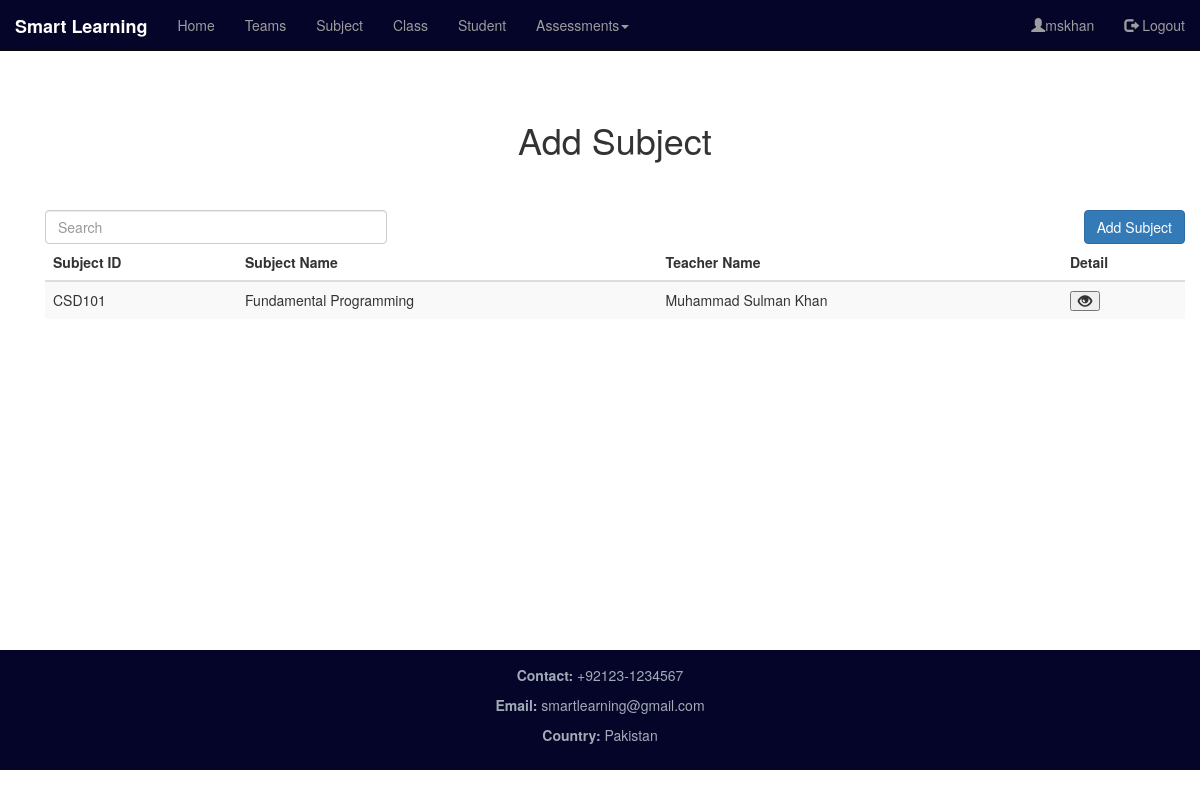
Page /dashboard/enroll_subject/ (signed in) on the committed database.
### dashboard_app/models.py (models this page shows, shortened)
class Subject(models.Model):
    sub_teacher=models.ForeignKey(Teacher, on_delete=models.CASCADE)
    sub_id=models.CharField(max_length=20, primary_key=True)
    sub_name=models.CharField(max_length=100)

### Login_app/models.py (models this page shows)
class Teacher(models.Model):
    t_teacher=models.ForeignKey(User, default=1 ,on_delete=models.CASCADE)
    t_gender=models.CharField(max_length=1, choices=gender_list)
    t_departmant=models.CharField(max_length=3, choices=department_list)
    def __str__(self):
        return self.t_teacher.first_name+" "+self.t_teacher.last_name

### dashboard_app/views.py (the view, shortened to what this page needs)
# urls.py: path('enroll_subject/',views.Enroll_Subject_View,name='enroll_subject_page'),
def Enroll_Subject_View(request):
    if request.user.is_authenticated:
        if request.session.has_key('username'):
            name=request.session['username']
            form= form_subject()
            ca_user=User.objects.get(username=request.user)
            c_user=Teacher.objects.get(t_teacher=ca_user)
            data=Subject.objects.filter(sub_teacher=c_user)
            return render(request, "dashboard_app/enroll_subject.html",{'form':form, 'name':name, 'data':data})
        else:
            return redirect('/')
    else:
        return redirect('/')

### dashboard_app/forms.py
class form_subject(forms.ModelForm):
    class Meta:
        model = Subject
        fields = '__all__'
        widgets={
        'sub_id': forms.TextInput(
        attrs= {
        'class': 'form-control',
        'placeholder': 'Subject Code/id',
        }),
        'sub_name': forms.TextInput(
        attrs = {
        'class': 'form-control',
        'placeholder': 'Subject Name',
        }),
        'sub_teacher': forms.Select(attrs={
            'class':'form-control',
        }),
        }

### templates/dashboard_app/enroll_subject.html (shortened to what this page needs)
<!DOCTYPE html>
{% extends "base.html" %}
{% load staticfiles%}
{% block body_block %}
<div class="container" style="min-height: 500px">
  <h1 class="text-center">Add Subject</h1><br><br>
<button class="btn btn-primary" style="float: right" id="add_btn">Add Subject</button>
<input type="text" class="form-control" id="myInput" placeholder="Search" style="width: 30%">
  <div>
    <table class="table table-striped">
      <thead>
        <th>Subject ID</th>
        <th>Subject Name</th>
        <th>Teacher Name</th>
        <th>Detail</th>
      </thead>
      <tbody id="myTable">
        {% for i in data %}
        <tr>
          <td>{{i.sub_id}}</td>
          <td>{{i.sub_name}}</td>
          <td>{{i.sub_teacher}}</td>
          <td ><button type= "button" class=" view_btn student_info glyphicon glyphicon-eye-open" value="{{i.sub_id}}"></button></td>
        </tr>
        {% endfor %}
      </tbody>
    </table>
  </div>
</div>
</div>
{% endblock %}

### templates/base.html (shortened to what this page needs)
<!DOCTYPE html>
{% load staticfiles %}
<html lang="en">
<head>
  <link rel="stylesheet" href="https://maxcdn.bootstrapcdn.com/bootstrap/3.3.2/css/bootstrap.min.css">
  <link rel="stylesheet" href="https://maxcdn.bootstrapcdn.com/bootstrap/3.4.0/css/bootstrap.min.css">
  <link rel="stylesheet" href="{% static "dashboard_app/css/main.css"%}">
  <link rel="stylesheet" href="//code.jquery.com/ui/1.12.1/themes/base/jquery-ui.css">
</head>
<body>
  <nav class="navbar navbar-inverse navbar-fixed-top ">
    <div class="container-fluid">
      <div class="navbar-header">
        <a class="navbar-brand" href="{% url 'dashboard_app:dashboard_page' %}"><b>Smart Learning</b></a>
      </div>
      <div class="collapse navbar-collapse" id="myNavbar">
        <ul class="nav navbar-nav">
          <li id="home_li"><a href="{% url 'dashboard_app:dashboard_page' %}">Home</a></li>
          <li id="team_li"><a href="{% url 'dashboard_app:group_page' %}">Teams</a></li>
          <li id="subject_li"><a href="{% url 'dashboard_app:enroll_subject_page' %}">Subject</a></li>
          <li><a href="{% url 'dashboard_app:enroll_class_page' %}">Class</a></li>
          <li><a href="{% url 'dashboard_app:enroll_student_class_page' %}">Student</a></li>
          <li id="add_li" class="dropdown"><a class="dropdown-toggle" data-toggle="dropdown" href="{% url 'dashboard_app:enroll_class_page' %}">Assessments<span class="caret"></span></a>
          </li>
        </ul>
        <ul class="nav navbar-nav navbar-right">
          <li><a ><span class="glyphicon glyphicon-user"></span>{{ name }}</a></li>
          <li><a href="{% url 'login_app:logout_page' %}"><span class="glyphicon glyphicon-log-out"></span> Logout</a></li>
        </ul>
      </div>
    </div>
  </nav>
<div class="container-fluid text-center">
  <div class="row content">
    <div class="col-xs-12 text-left">
      <div class="container">
        {% block body_block %}
        {% endblock %}
      </div>
    </div>
  </div>
<footer class="container-fluid text-center" style="margin-top: 50px;">
  <p><b>Contact:</b> +92123-1234567</p>
  <p><b>Email:</b> smartlearning@gmail.com</p>
  <p><b>Country:</b> Pakistan</p>
</footer>
</body>
</html>

### statics/dashboard_app/css/main.css (style rules this page uses)
.navbar { margin-bottom: 0; border-radius: 0; background-color:#040528; }
.container { height: 110% auto; margin-top: 50px; }
.row.content { height: 450px }
footer { background-color:#040528; color: #a3abb7; padding: 15px; bottom:0px; height:20%; }

### rows in the picture
Subject: sub_id "CSD101", sub_name "Fundamental Programming", sub_teacher "Muhammad Sulman Khan"

### other values in the picture
{{ name }} "mskhan"
